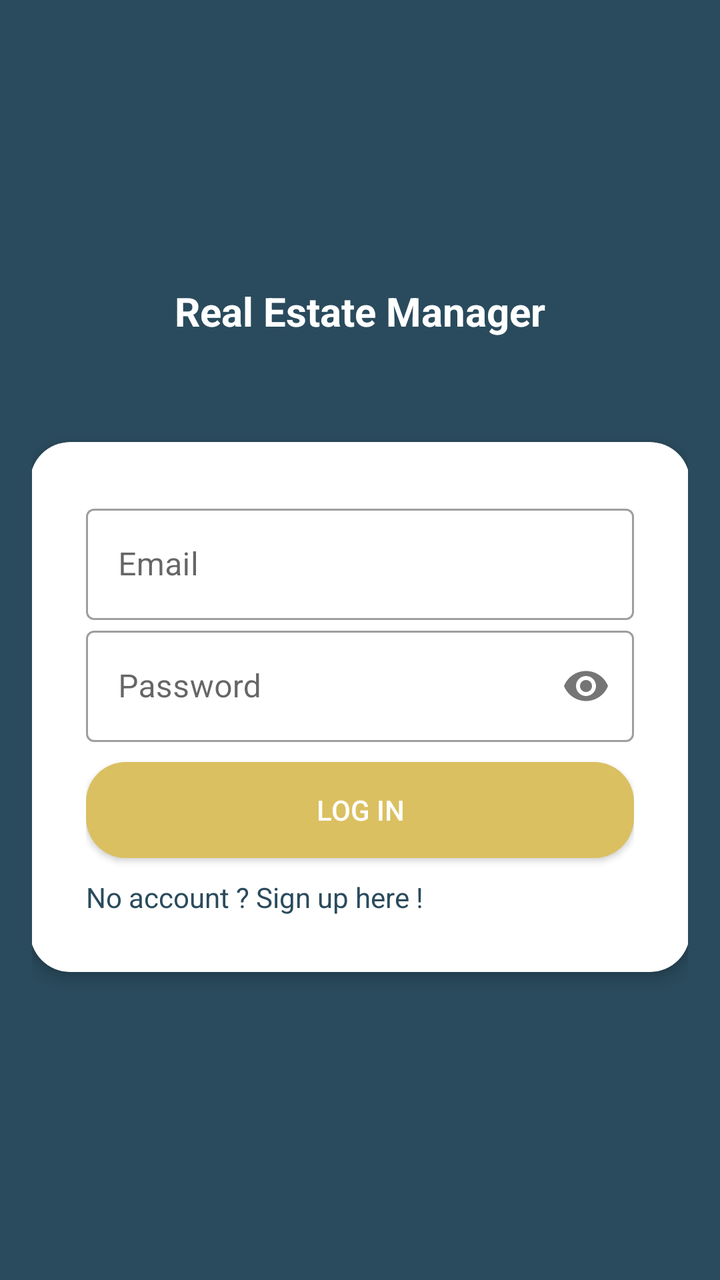
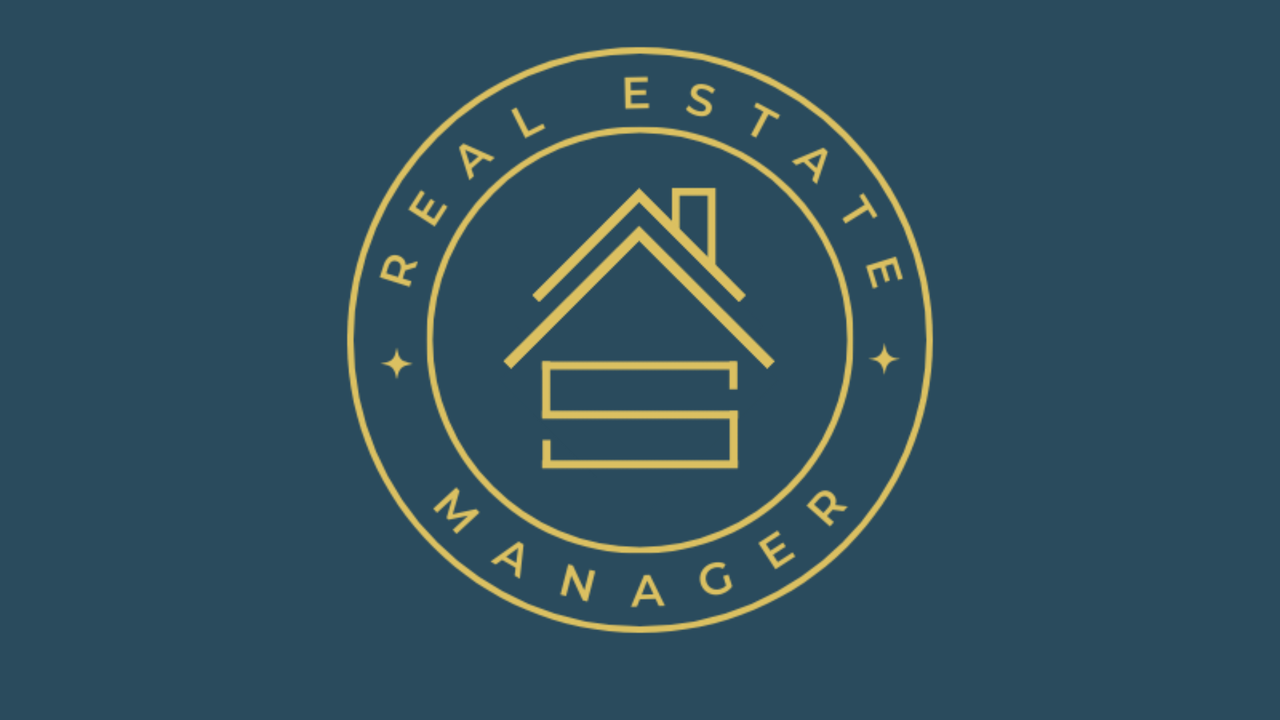

An Android layout and its configuration variant, each rendered on a device that would load it. The default file and the variant file are quoted in full after the pictures.
<!-- AndroidManifest.xml: application theme AppTheme.NoActionBar -->
<!-- res/layout/activity_login.xml -->
<LinearLayout xmlns:android="http://schemas.android.com/apk/res/android"
    android:layout_width="match_parent"
    android:layout_height="match_parent"
    xmlns:app="http://schemas.android.com/apk/res-auto"
    android:orientation="vertical"
    android:background="@color/colorPrimary"
    android:padding="16dp"
    android:gravity="center"
    style="@style/AppTheme">

    <TextView
        android:id="@+id/title_login_activity_textview"
        android:layout_width="match_parent"
        android:layout_height="wrap_content"
        android:text="@string/login_title_real_estate_manager_textview"
        android:textColor="@color/white"
        android:textSize="20sp"
        android:textStyle="bold"
        android:gravity="center"
        android:paddingBottom="@dimen/login_activity_paddingBottom"/>

    <androidx.cardview.widget.CardView
        android:id="@+id/cardview"
        android:layout_width="350dp"
        android:layout_height="wrap_content"
        app:cardCornerRadius="20dp"
        app:cardElevation="4dp"
        app:cardUseCompatPadding="true"
        >

        <LinearLayout
            android:layout_width="match_parent"
            android:layout_height="match_parent"
            android:orientation="vertical"
            android:padding="@dimen/login_activity_padding_linear_layout"
            android:layout_margin="8dp">


            <com.google.android.material.textfield.TextInputLayout
                style="@style/Widget.MaterialComponents.TextInputLayout.OutlinedBox"
                android:id="@+id/til_price_of_property"
                android:layout_width="match_parent"
                android:layout_height="wrap_content"
                android:hint="@string/login_activity_email"
                >

                <com.google.android.material.textfield.TextInputEditText
                    android:id="@+id/til_price_of_property_edit"
                    android:layout_width="match_parent"
                    android:layout_height="wrap_content"
                    android:inputType="textEmailAddress"/>

            </com.google.android.material.textfield.TextInputLayout>

            <com.google.android.material.textfield.TextInputLayout
                style="@style/Widget.MaterialComponents.TextInputLayout.OutlinedBox"
                android:id="@+id/password_textinput_layout"
                android:layout_width="match_parent"
                android:layout_height="wrap_content"
                android:hint="@string/login_activity_password"
                app:passwordToggleEnabled="true"
                android:layout_marginBottom="10dp">

                <com.google.android.material.textfield.TextInputEditText
                    android:id="@+id/password_textinput_edittext"
                    android:layout_width="match_parent"
                    android:layout_height="wrap_content"
                    android:inputType="textPassword"/>

            </com.google.android.material.textfield.TextInputLayout>

            <Button
                android:id="@+id/login_button"
                android:layout_width="match_parent"
                android:layout_height="wrap_content"
                android:text="@string/login_activity_login_button"
                android:textColor="@color/white"
                style="@style/LoginButtonStyle"
                android:layout_marginBottom="10dp"/>

            <TextView
                android:layout_width="match_parent"
                android:layout_height="wrap_content"
                android:text="@string/login_activity_signup"/>

        </LinearLayout>
    </androidx.cardview.widget.CardView>
</LinearLayout>
<!-- resources referenced by this layout -->
<resources>
  <color name="colorPrimary">#2A4B5D</color>
  <color name="white">#FFFFFFFF</color>
  <dimen name="login_activity_paddingBottom">40dp</dimen>
  <dimen name="login_activity_padding_linear_layout">20dp</dimen>
  <string name="login_activity_email">Email</string>
  <string name="login_activity_login_button">Log in</string>
  <string name="login_activity_password">Password</string>
  <string name="login_activity_signup">No account ? Sign up here !</string>
  <string name="login_title_real_estate_manager_textview">Real Estate Manager</string>
  <!-- from res/values-v26/ -->
  <style name="AppTheme" parent="Theme.MaterialComponents.Light.NoActionBar">
          
          <item name="colorPrimary">@color/colorPrimary</item>
          <item name="colorPrimaryDark">@color/colorPrimaryDark</item>
          <item name="colorAccent">@color/colorAccent</item>
          <item name="android:iconTint">@android:color/white</item>
  
      </style>
  <style name="LoginButtonStyle">
          <item name="android:background">@drawable/rounded_button</item>
          <item name="android:padding">12dp</item>
          <item name="android:backgroundTint">@color/gold</item>
      </style>
  <style name="AppTheme.NoActionBar" parent="Theme.MaterialComponents.Light.NoActionBar">
  
          
          
          <item name="colorPrimary">@color/colorPrimary</item>
          <item name="colorPrimaryDark">@color/colorPrimary</item>
          
          <item name="colorAccent">@color/gold</item>
          
          <item name="android:textColor">@color/colorPrimary</item>
          
          <item name="android:textColorPrimary">@color/colorPrimary</item>
          <item name="android:textColorSecondary">@color/white</item>
  
  
      </style>
  <color name="colorPrimaryDark">#303F9F</color>
  <color name="colorAccent">#FF4081</color>
  <!-- drawable rounded_button (drawable) -->
  <?xml version="1.0" encoding="utf-8"?>
  <shape xmlns:android="http://schemas.android.com/apk/res/android">
      <corners android:radius="20dp" /> 
      <solid android:color="@color/colorPrimary" /> 
  </shape>
  <color name="gold">#DBC061</color>
</resources>
<!-- res/layout-land/activity_login.xml (the author's variant of the layout above) -->
<!-- drawn on the phone turned sideways -->
<LinearLayout xmlns:android="http://schemas.android.com/apk/res/android"
    xmlns:app="http://schemas.android.com/apk/res-auto"
    style="@style/AppTheme.NoActionBar"
    android:layout_width="match_parent"
    android:layout_height="match_parent"
    android:background="@color/colorPrimary"
    android:gravity="center"
    android:orientation="vertical">

    <ImageView
        android:id="@+id/login_logo_imv"
        android:layout_width="400dp"
        android:layout_height="400dp"
        android:src="@drawable/realestatelogo" />

    <androidx.cardview.widget.CardView
        android:id="@+id/cardview1"
        android:layout_width="400dp"
        android:layout_height="wrap_content"
        app:cardCornerRadius="20dp"
        app:cardElevation="4dp"
        app:cardUseCompatPadding="true"
        android:layout_margin="10dp"
        >

        <LinearLayout
            android:layout_width="match_parent"
            android:layout_height="match_parent"
            android:orientation="vertical"
            android:padding="@dimen/login_activity_padding_linear_layout"
            >

            <com.google.android.material.textfield.TextInputLayout
                android:id="@+id/til_price_of_property"
                style="@style/Widget.MaterialComponents.TextInputLayout.OutlinedBox"
                android:layout_width="match_parent"
                android:layout_height="wrap_content"
                android:gravity="center"
                android:paddingBottom="20dp"
                android:hint="@string/login_activity_email">

                <com.google.android.material.textfield.TextInputEditText
                    android:id="@+id/til_price_of_property_edit"
                    android:layout_width="match_parent"
                    android:layout_height="wrap_content"
                    android:inputType="textEmailAddress" />

            </com.google.android.material.textfield.TextInputLayout>

            <com.google.android.material.textfield.TextInputLayout
                android:id="@+id/password_textinput_layout"
                style="@style/Widget.MaterialComponents.TextInputLayout.OutlinedBox"
                android:layout_width="match_parent"
                android:layout_height="wrap_content"
                android:gravity="center"
                android:paddingBottom="20dp"
                android:hint="@string/login_activity_password"
                app:passwordToggleEnabled="true">

                <com.google.android.material.textfield.TextInputEditText
                    android:id="@+id/password_textinput_edittext"
                    android:layout_width="match_parent"
                    android:layout_height="wrap_content"
                    android:inputType="textPassword" />

            </com.google.android.material.textfield.TextInputLayout>

            <Button
                android:id="@+id/login_button"
                style="@style/LoginButtonStyle"
                android:layout_width="match_parent"
                android:layout_height="wrap_content"
                android:layout_marginBottom="10dp"
                android:text="@string/login_activity_login_button"
                android:textColor="@color/white" />

            <TextView
                android:layout_width="match_parent"
                android:layout_height="wrap_content"
                android:text="@string/login_activity_signup" />

        </LinearLayout>
    </androidx.cardview.widget.CardView>
</LinearLayout>
<!-- resources referenced by the variant -->
<!-- as the phone turned sideways resolves them -->
<resources>
  <color name="colorPrimary">#2A4B5D</color>
  <color name="white">#FFFFFFFF</color>
  <dimen name="login_activity_padding_linear_layout">20dp</dimen>
  <!-- drawable realestatelogo: png bitmap (drawable, 39534 bytes) -->
  <!-- from res/values-land/ -->
  <string name="login_activity_email">Email</string>
  <!-- from res/values-land/ -->
  <string name="login_activity_login_button">Log in</string>
  <!-- from res/values-land/ -->
  <string name="login_activity_password">Password</string>
  <!-- from res/values-land/ -->
  <string name="login_activity_signup">No account ? Sign up here !</string>
  <style name="AppTheme.NoActionBar" parent="Theme.MaterialComponents.Light.NoActionBar">
  
          
          
          <item name="colorPrimary">@color/colorPrimary</item>
          <item name="colorPrimaryDark">@color/colorPrimary</item>
          
          <item name="colorAccent">@color/gold</item>
          
          <item name="android:textColor">@color/colorPrimary</item>
          
          <item name="android:textColorPrimary">@color/colorPrimary</item>
          <item name="android:textColorSecondary">@color/white</item>
  
  
      </style>
  <style name="LoginButtonStyle">
          <item name="android:background">@drawable/rounded_button</item>
          <item name="android:padding">12dp</item>
          <item name="android:backgroundTint">@color/gold</item>
      </style>
  <color name="gold">#DBC061</color>
  <!-- drawable rounded_button (drawable) -->
  <?xml version="1.0" encoding="utf-8"?>
  <shape xmlns:android="http://schemas.android.com/apk/res/android">
      <corners android:radius="20dp" /> 
      <solid android:color="@color/colorPrimary" /> 
  </shape>
</resources>
